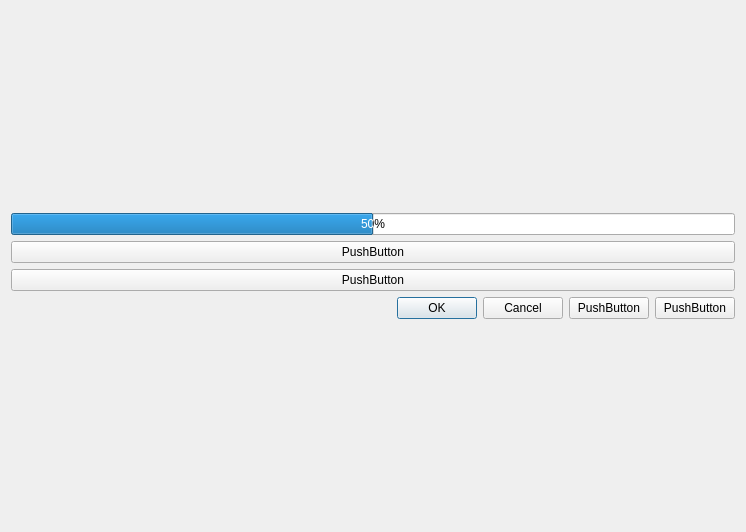
<?xml version="1.0" encoding="UTF-8"?>
<ui version="4.0">
 <class>Form</class>
 <widget class="QWidget" name="Form">
  <property name="geometry">
   <rect>
    <x>0</x>
    <y>0</y>
    <width>746</width>
    <height>532</height>
   </rect>
  </property>
  <property name="windowTitle">
   <string>Form</string>
  </property>
  <layout class="QGridLayout" name="gridLayout">
   <item row="0" column="0">
    <layout class="QHBoxLayout" name="horizontalLayout_2">
     <item>
      <layout class="QVBoxLayout" name="verticalLayout">
       <item>
        <widget class="QProgressBar" name="progressBar">
         <property name="value">
          <number>50</number>
         </property>
        </widget>
       </item>
       <item>
        <widget class="QPushButton" name="pushButton_3">
         <property name="text">
          <string>PushButton</string>
         </property>
        </widget>
       </item>
       <item>
        <widget class="QPushButton" name="pushButton_4">
         <property name="text">
          <string>PushButton</string>
         </property>
        </widget>
       </item>
       <item>
        <layout class="QHBoxLayout" name="horizontalLayout">
         <item>
          <widget class="QDialogButtonBox" name="buttonBox">
           <property name="orientation">
            <enum>Qt::Horizontal</enum>
           </property>
           <property name="standardButtons">
            <set>QDialogButtonBox::Cancel|QDialogButtonBox::Ok</set>
           </property>
          </widget>
         </item>
         <item>
          <widget class="QPushButton" name="pushButton_2">
           <property name="text">
            <string>PushButton</string>
           </property>
          </widget>
         </item>
         <item>
          <widget class="QPushButton" name="pushButton">
           <property name="text">
            <string>PushButton</string>
           </property>
          </widget>
         </item>
        </layout>
       </item>
      </layout>
     </item>
    </layout>
   </item>
  </layout>
 </widget>
 <resources/>
 <connections/>
</ui>
